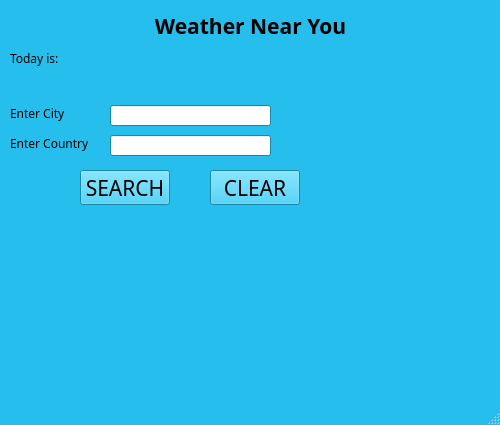
<?xml version="1.0" encoding="UTF-8"?>
<ui version="4.0">
 <class>MainWindow</class>
 <widget class="QMainWindow" name="MainWindow">
  <property name="geometry">
   <rect>
    <x>0</x>
    <y>0</y>
    <width>500</width>
    <height>425</height>
   </rect>
  </property>
  <property name="minimumSize">
   <size>
    <width>500</width>
    <height>425</height>
   </size>
  </property>
  <property name="maximumSize">
   <size>
    <width>500</width>
    <height>425</height>
   </size>
  </property>
  <property name="palette">
   <palette>
    <active>
     <colorrole role="WindowText">
      <brush brushstyle="SolidPattern">
       <color alpha="255">
        <red>0</red>
        <green>0</green>
        <blue>0</blue>
       </color>
      </brush>
     </colorrole>
     <colorrole role="Button">
      <brush brushstyle="SolidPattern">
       <color alpha="255">
        <red>38</red>
        <green>190</green>
        <blue>236</blue>
       </color>
      </brush>
     </colorrole>
     <colorrole role="Light">
      <brush brushstyle="SolidPattern">
       <color alpha="255">
        <red>140</red>
        <green>229</green>
        <blue>255</blue>
       </color>
      </brush>
     </colorrole>
     <colorrole role="Midlight">
      <brush brushstyle="SolidPattern">
       <color alpha="255">
        <red>89</red>
        <green>209</green>
        <blue>245</blue>
       </color>
      </brush>
     </colorrole>
     <colorrole role="Dark">
      <brush brushstyle="SolidPattern">
       <color alpha="255">
        <red>19</red>
        <green>95</green>
        <blue>118</blue>
       </color>
      </brush>
     </colorrole>
     <colorrole role="Mid">
      <brush brushstyle="SolidPattern">
       <color alpha="255">
        <red>25</red>
        <green>127</green>
        <blue>157</blue>
       </color>
      </brush>
     </colorrole>
     <colorrole role="Text">
      <brush brushstyle="SolidPattern">
       <color alpha="255">
        <red>0</red>
        <green>0</green>
        <blue>0</blue>
       </color>
      </brush>
     </colorrole>
     <colorrole role="BrightText">
      <brush brushstyle="SolidPattern">
       <color alpha="255">
        <red>255</red>
        <green>255</green>
        <blue>255</blue>
       </color>
      </brush>
     </colorrole>
     <colorrole role="ButtonText">
      <brush brushstyle="SolidPattern">
       <color alpha="255">
        <red>0</red>
        <green>0</green>
        <blue>0</blue>
       </color>
      </brush>
     </colorrole>
     <colorrole role="Base">
      <brush brushstyle="SolidPattern">
       <color alpha="255">
        <red>255</red>
        <green>255</green>
        <blue>255</blue>
       </color>
      </brush>
     </colorrole>
     <colorrole role="Window">
      <brush brushstyle="SolidPattern">
       <color alpha="255">
        <red>38</red>
        <green>190</green>
        <blue>236</blue>
       </color>
      </brush>
     </colorrole>
     <colorrole role="Shadow">
      <brush brushstyle="SolidPattern">
       <color alpha="255">
        <red>0</red>
        <green>0</green>
        <blue>0</blue>
       </color>
      </brush>
     </colorrole>
     <colorrole role="AlternateBase">
      <brush brushstyle="SolidPattern">
       <color alpha="255">
        <red>146</red>
        <green>222</green>
        <blue>245</blue>
       </color>
      </brush>
     </colorrole>
     <colorrole role="ToolTipBase">
      <brush brushstyle="SolidPattern">
       <color alpha="255">
        <red>255</red>
        <green>255</green>
        <blue>220</blue>
       </color>
      </brush>
     </colorrole>
     <colorrole role="ToolTipText">
      <brush brushstyle="SolidPattern">
       <color alpha="255">
        <red>0</red>
        <green>0</green>
        <blue>0</blue>
       </color>
      </brush>
     </colorrole>
    </active>
    <inactive>
     <colorrole role="WindowText">
      <brush brushstyle="SolidPattern">
       <color alpha="255">
        <red>0</red>
        <green>0</green>
        <blue>0</blue>
       </color>
      </brush>
     </colorrole>
     <colorrole role="Button">
      <brush brushstyle="SolidPattern">
       <color alpha="255">
        <red>38</red>
        <green>190</green>
        <blue>236</blue>
       </color>
      </brush>
     </colorrole>
     <colorrole role="Light">
      <brush brushstyle="SolidPattern">
       <color alpha="255">
        <red>140</red>
        <green>229</green>
        <blue>255</blue>
       </color>
      </brush>
     </colorrole>
     <colorrole role="Midlight">
      <brush brushstyle="SolidPattern">
       <color alpha="255">
        <red>89</red>
        <green>209</green>
        <blue>245</blue>
       </color>
      </brush>
     </colorrole>
     <colorrole role="Dark">
      <brush brushstyle="SolidPattern">
       <color alpha="255">
        <red>19</red>
        <green>95</green>
        <blue>118</blue>
       </color>
      </brush>
     </colorrole>
     <colorrole role="Mid">
      <brush brushstyle="SolidPattern">
       <color alpha="255">
        <red>25</red>
        <green>127</green>
        <blue>157</blue>
       </color>
      </brush>
     </colorrole>
     <colorrole role="Text">
      <brush brushstyle="SolidPattern">
       <color alpha="255">
        <red>0</red>
        <green>0</green>
        <blue>0</blue>
       </color>
      </brush>
     </colorrole>
     <colorrole role="BrightText">
      <brush brushstyle="SolidPattern">
       <color alpha="255">
        <red>255</red>
        <green>255</green>
        <blue>255</blue>
       </color>
      </brush>
     </colorrole>
     <colorrole role="ButtonText">
      <brush brushstyle="SolidPattern">
       <color alpha="255">
        <red>0</red>
        <green>0</green>
        <blue>0</blue>
       </color>
      </brush>
     </colorrole>
     <colorrole role="Base">
      <brush brushstyle="SolidPattern">
       <color alpha="255">
        <red>255</red>
        <green>255</green>
        <blue>255</blue>
       </color>
      </brush>
     </colorrole>
     <colorrole role="Window">
      <brush brushstyle="SolidPattern">
       <color alpha="255">
        <red>38</red>
        <green>190</green>
        <blue>236</blue>
       </color>
      </brush>
     </colorrole>
     <colorrole role="Shadow">
      <brush brushstyle="SolidPattern">
       <color alpha="255">
        <red>0</red>
        <green>0</green>
        <blue>0</blue>
       </color>
      </brush>
     </colorrole>
     <colorrole role="AlternateBase">
      <brush brushstyle="SolidPattern">
       <color alpha="255">
        <red>146</red>
        <green>222</green>
        <blue>245</blue>
       </color>
      </brush>
     </colorrole>
     <colorrole role="ToolTipBase">
      <brush brushstyle="SolidPattern">
       <color alpha="255">
        <red>255</red>
        <green>255</green>
        <blue>220</blue>
       </color>
      </brush>
     </colorrole>
     <colorrole role="ToolTipText">
      <brush brushstyle="SolidPattern">
       <color alpha="255">
        <red>0</red>
        <green>0</green>
        <blue>0</blue>
       </color>
      </brush>
     </colorrole>
    </inactive>
    <disabled>
     <colorrole role="WindowText">
      <brush brushstyle="SolidPattern">
       <color alpha="255">
        <red>19</red>
        <green>95</green>
        <blue>118</blue>
       </color>
      </brush>
     </colorrole>
     <colorrole role="Button">
      <brush brushstyle="SolidPattern">
       <color alpha="255">
        <red>38</red>
        <green>190</green>
        <blue>236</blue>
       </color>
      </brush>
     </colorrole>
     <colorrole role="Light">
      <brush brushstyle="SolidPattern">
       <color alpha="255">
        <red>140</red>
        <green>229</green>
        <blue>255</blue>
       </color>
      </brush>
     </colorrole>
     <colorrole role="Midlight">
      <brush brushstyle="SolidPattern">
       <color alpha="255">
        <red>89</red>
        <green>209</green>
        <blue>245</blue>
       </color>
      </brush>
     </colorrole>
     <colorrole role="Dark">
      <brush brushstyle="SolidPattern">
       <color alpha="255">
        <red>19</red>
        <green>95</green>
        <blue>118</blue>
       </color>
      </brush>
     </colorrole>
     <colorrole role="Mid">
      <brush brushstyle="SolidPattern">
       <color alpha="255">
        <red>25</red>
        <green>127</green>
        <blue>157</blue>
       </color>
      </brush>
     </colorrole>
     <colorrole role="Text">
      <brush brushstyle="SolidPattern">
       <color alpha="255">
        <red>19</red>
        <green>95</green>
        <blue>118</blue>
       </color>
      </brush>
     </colorrole>
     <colorrole role="BrightText">
      <brush brushstyle="SolidPattern">
       <color alpha="255">
        <red>255</red>
        <green>255</green>
        <blue>255</blue>
       </color>
      </brush>
     </colorrole>
     <colorrole role="ButtonText">
      <brush brushstyle="SolidPattern">
       <color alpha="255">
        <red>19</red>
        <green>95</green>
        <blue>118</blue>
       </color>
      </brush>
     </colorrole>
     <colorrole role="Base">
      <brush brushstyle="SolidPattern">
       <color alpha="255">
        <red>38</red>
        <green>190</green>
        <blue>236</blue>
       </color>
      </brush>
     </colorrole>
     <colorrole role="Window">
      <brush brushstyle="SolidPattern">
       <color alpha="255">
        <red>38</red>
        <green>190</green>
        <blue>236</blue>
       </color>
      </brush>
     </colorrole>
     <colorrole role="Shadow">
      <brush brushstyle="SolidPattern">
       <color alpha="255">
        <red>0</red>
        <green>0</green>
        <blue>0</blue>
       </color>
      </brush>
     </colorrole>
     <colorrole role="AlternateBase">
      <brush brushstyle="SolidPattern">
       <color alpha="255">
        <red>38</red>
        <green>190</green>
        <blue>236</blue>
       </color>
      </brush>
     </colorrole>
     <colorrole role="ToolTipBase">
      <brush brushstyle="SolidPattern">
       <color alpha="255">
        <red>255</red>
        <green>255</green>
        <blue>220</blue>
       </color>
      </brush>
     </colorrole>
     <colorrole role="ToolTipText">
      <brush brushstyle="SolidPattern">
       <color alpha="255">
        <red>0</red>
        <green>0</green>
        <blue>0</blue>
       </color>
      </brush>
     </colorrole>
    </disabled>
   </palette>
  </property>
  <property name="windowTitle">
   <string>Weather App</string>
  </property>
  <widget class="QWidget" name="centralwidget">
   <widget class="QLineEdit" name="inputCity">
    <property name="geometry">
     <rect>
      <x>110</x>
      <y>105</y>
      <width>161</width>
      <height>21</height>
     </rect>
    </property>
    <property name="font">
     <font>
      <family>Quicksand</family>
     </font>
    </property>
    <property name="layoutDirection">
     <enum>Qt::LeftToRight</enum>
    </property>
    <property name="inputMask">
     <string/>
    </property>
    <property name="alignment">
     <set>Qt::AlignLeading|Qt::AlignLeft|Qt::AlignVCenter</set>
    </property>
   </widget>
   <widget class="QPushButton" name="buttonSearch">
    <property name="geometry">
     <rect>
      <x>80</x>
      <y>170</y>
      <width>90</width>
      <height>35</height>
     </rect>
    </property>
    <property name="font">
     <font>
      <family>Quicksand</family>
      <pointsize>16</pointsize>
     </font>
    </property>
    <property name="text">
     <string>SEARCH</string>
    </property>
   </widget>
   <widget class="QLineEdit" name="inputCountry">
    <property name="geometry">
     <rect>
      <x>110</x>
      <y>135</y>
      <width>161</width>
      <height>21</height>
     </rect>
    </property>
    <property name="font">
     <font>
      <family>Quicksand</family>
     </font>
    </property>
    <property name="layoutDirection">
     <enum>Qt::LeftToRight</enum>
    </property>
    <property name="alignment">
     <set>Qt::AlignLeading|Qt::AlignLeft|Qt::AlignVCenter</set>
    </property>
   </widget>
   <widget class="QLabel" name="labelCity">
    <property name="geometry">
     <rect>
      <x>10</x>
      <y>105</y>
      <width>71</width>
      <height>16</height>
     </rect>
    </property>
    <property name="font">
     <font>
      <family>Quicksand</family>
     </font>
    </property>
    <property name="text">
     <string>Enter City</string>
    </property>
   </widget>
   <widget class="QLabel" name="labelCountry">
    <property name="geometry">
     <rect>
      <x>10</x>
      <y>135</y>
      <width>101</width>
      <height>16</height>
     </rect>
    </property>
    <property name="font">
     <font>
      <family>Quicksand</family>
     </font>
    </property>
    <property name="text">
     <string>Enter Country</string>
    </property>
   </widget>
   <widget class="QPushButton" name="buttonClear">
    <property name="geometry">
     <rect>
      <x>210</x>
      <y>170</y>
      <width>90</width>
      <height>35</height>
     </rect>
    </property>
    <property name="font">
     <font>
      <family>Quicksand</family>
      <pointsize>16</pointsize>
     </font>
    </property>
    <property name="text">
     <string>CLEAR</string>
    </property>
   </widget>
   <widget class="QLabel" name="labelOutput">
    <property name="geometry">
     <rect>
      <x>60</x>
      <y>240</y>
      <width>380</width>
      <height>100</height>
     </rect>
    </property>
    <property name="font">
     <font>
      <family>Quicksand</family>
     </font>
    </property>
    <property name="text">
     <string/>
    </property>
    <property name="alignment">
     <set>Qt::AlignLeading|Qt::AlignLeft|Qt::AlignVCenter</set>
    </property>
   </widget>
   <widget class="QLabel" name="title">
    <property name="geometry">
     <rect>
      <x>0</x>
      <y>10</y>
      <width>501</width>
      <height>31</height>
     </rect>
    </property>
    <property name="font">
     <font>
      <family>Quicksand</family>
      <pointsize>16</pointsize>
      <weight>75</weight>
      <bold>true</bold>
     </font>
    </property>
    <property name="text">
     <string>Weather Near You</string>
    </property>
    <property name="alignment">
     <set>Qt::AlignCenter</set>
    </property>
   </widget>
   <widget class="QLabel" name="labelOutputError">
    <property name="geometry">
     <rect>
      <x>60</x>
      <y>240</y>
      <width>380</width>
      <height>100</height>
     </rect>
    </property>
    <property name="font">
     <font>
      <family>Quicksand</family>
     </font>
    </property>
    <property name="text">
     <string/>
    </property>
    <property name="alignment">
     <set>Qt::AlignCenter</set>
    </property>
   </widget>
   <widget class="QLabel" name="labelToday">
    <property name="geometry">
     <rect>
      <x>10</x>
      <y>50</y>
      <width>60</width>
      <height>16</height>
     </rect>
    </property>
    <property name="font">
     <font>
      <family>Quicksand</family>
     </font>
    </property>
    <property name="text">
     <string>Today is: </string>
    </property>
   </widget>
   <widget class="QLabel" name="labelOutputDate">
    <property name="geometry">
     <rect>
      <x>100</x>
      <y>50</y>
      <width>351</width>
      <height>21</height>
     </rect>
    </property>
    <property name="font">
     <font>
      <family>Quicksand</family>
     </font>
    </property>
    <property name="text">
     <string/>
    </property>
   </widget>
   <widget class="QLabel" name="labelImage">
    <property name="geometry">
     <rect>
      <x>319</x>
      <y>85</y>
      <width>161</width>
      <height>131</height>
     </rect>
    </property>
    <property name="text">
     <string/>
    </property>
   </widget>
  </widget>
  <widget class="QMenuBar" name="menubar">
   <property name="enabled">
    <bool>true</bool>
   </property>
   <property name="geometry">
    <rect>
     <x>0</x>
     <y>0</y>
     <width>500</width>
     <height>22</height>
    </rect>
   </property>
  </widget>
  <widget class="QStatusBar" name="statusbar">
   <property name="enabled">
    <bool>true</bool>
   </property>
  </widget>
 </widget>
 <resources/>
 <connections/>
</ui>
